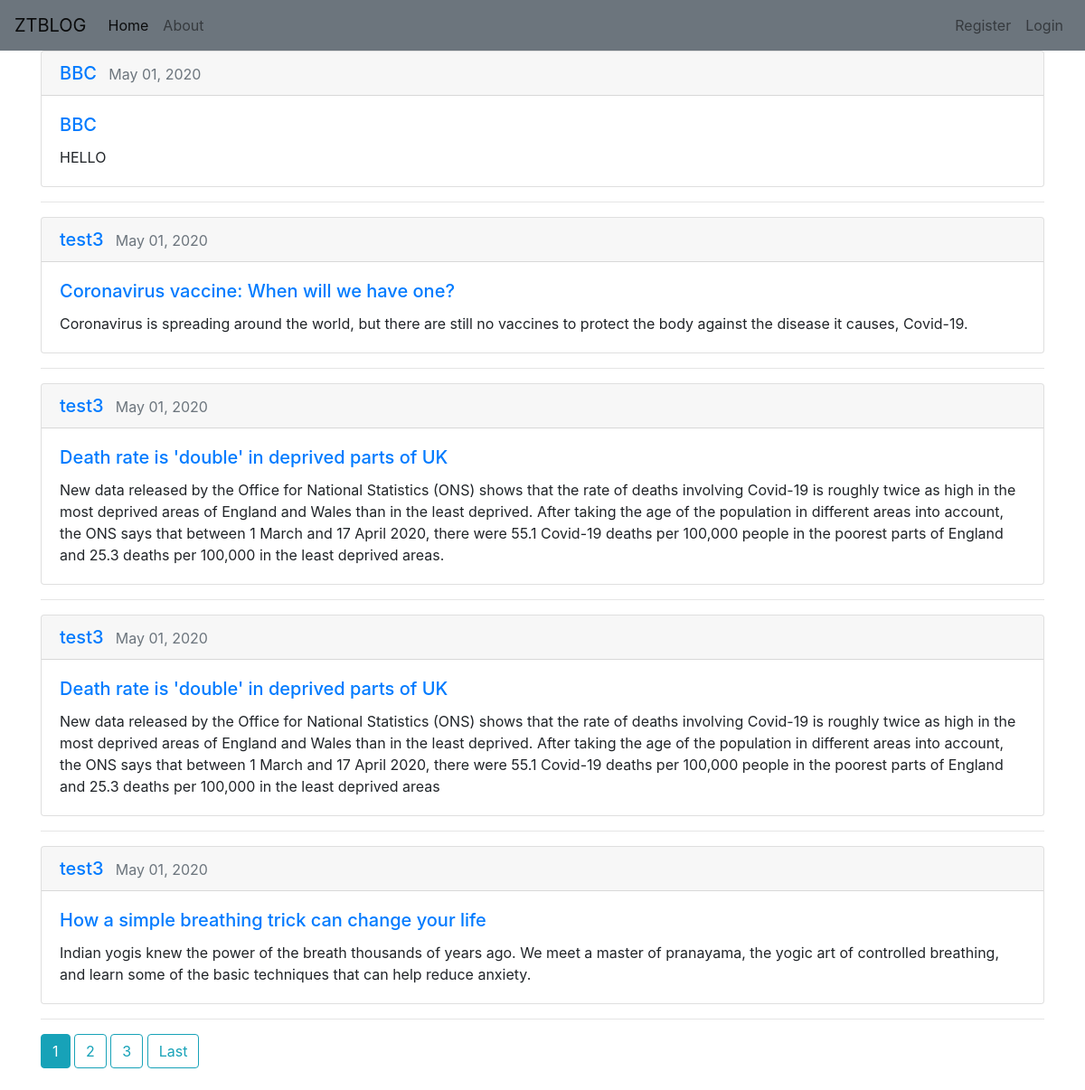
The page / on the database its author committed.
### mysite/models.py (models this page shows, shortened)
class Post(models.Model):
    title = models.CharField(max_length=255)
    content = models.TextField()
    date = models.DateTimeField(default=timezone.now)
    author = models.ForeignKey(User, on_delete=models.CASCADE)

### mysite/views.py (the view)
# urls.py: path('', PostListView.as_view(), name='site-home'),
class PostListView(ListView):
    model = Post
    template_name = 'home.html'
    context_object_name = 'posts'
    ordering = ['-date']
    paginate_by = 5

### mysite/templates/home.html (shortened to what this page needs)
{% extends 'base.html'%}
{% block content%}
{%for post in posts%}
<div class="card">
  <h5 class="card-header"><a class="mr-2" href="{% url 'user-posts' post.author.username %}">{{ post.author }}</a>
  <small class="text-muted">{{ post.date|date:"F d, Y " }}</small></h5>
  <div class="card-body">
    <h5 class="card-title"><a class="article-title" href="{% url 'post-detail' post.id %}">{{ post.title }}</a></h5>
    <p class="card-text">{{ post.content }}</p>
  </div>
</div>
<hr>
{% endfor%}
    {% if is_paginated %}
      {% for num in page_obj.paginator.page_range %}
        {% if page_obj.number == num %}
          <a class="btn btn-info mb-4" href="?page={{ num }}">{{ num }}</a>
        {% elif num > page_obj.number|add:'-3' and num < page_obj.number|add:'3' %}
          <a class="btn btn-outline-info mb-4" href="?page={{ num }}">{{ num }}</a>
        {% endif %}
      {% endfor %}
      {% if page_obj.has_next %}
        <a class="btn btn-outline-info mb-4" href="?page={{ page_obj.paginator.num_pages }}">Last</a>
      {% endif %}
    {% endif %}
{% endblock %}

### mysite/templates/base.html (shortened to what this page needs)
<!DOCTYPE html>
<html lang="en">
<head>
    <link rel="stylesheet" href="https://stackpath.bootstrapcdn.com/bootstrap/4.4.1/css/bootstrap.min.css"
>
</head>
<body>
<nav class="navbar navbar-expand-lg navbar-light bg-secondary">
    <a class="navbar-brand" href="{% url 'site-home' %}">ZTBLOG</a>
    <div class="collapse navbar-collapse" id="navbarNavAltMarkup">
        <div class="navbar-nav">
            <a class="nav-item nav-link active" href="{% url 'site-home' %}">Home <span class="sr-only">(current)</span></a>
            <a class="nav-item nav-link" href="{% url 'site-about' %}">About</a>
        </div>
    </div>
    <div class="navbar-nav">
        {% if user.is_authenticated%}
        <a class="nav-item nav-link" href="{% url 'post-create'%}">New Post</a>
        <a class="nav-item nav-link" href="/profile">Profile</a>
        <a class="nav-item nav-link" href="/logout">Logout</a>
        {% else %}
        <a class="nav-item nav-link" href="{% url 'register' %}">Register</a>
        <a class="nav-item nav-link" href="/login">Login</a>
        {% endif %}
    </div>
</nav>
<div class="container">
    {% block content%}
    {% endblock%}
</div>
</body>
</html>

### rows shown on the page
Post: author "BBC", date "May 01, 2020", title "BBC", content "HELLO"
Post: author "test3", date "May 01, 2020", title "Coronavirus vaccine: When will we have one?", content "Coronavirus is spreading around the world, but there are still no vaccines to protect the body against the disease it causes, Covid-19."
Post: author "test3", date "May 01, 2020", title "Death rate is 'double' in deprived parts of UK", content "New data released by the Office for National Statistics (ONS) shows that the rate of deaths involving Covid-19 is roughly twice as high in the most deprived areas of England and Wales than in the least deprived. After taking the age of the population in different areas into account, the ONS says that between 1 March and 17 April 2020, there were 55.1 Covid-19 deaths per 100,000 people in the poorest parts of England and 25.3 deaths per 100,000 in the least deprived areas."
Post: author "test3", date "May 01, 2020", title "Death rate is 'double' in deprived parts of UK", content "New data released by the Office for National Statistics (ONS) shows that the rate of deaths involving Covid-19 is roughly twice as high in the most deprived areas of England and Wales than in the least deprived. After taking the age of the population in different areas into account, the ONS says that between 1 March and 17 April 2020, there were 55.1 Covid-19 deaths per 100,000 people in the poorest parts of England and 25.3 deaths per 100,000 in the least deprived areas"
Post: author "test3", date "May 01, 2020", title "How a simple breathing trick can change your life", content "Indian yogis knew the power of the breath thousands of years ago. We meet a master of pranayama, the yogic art of controlled breathing, and learn some of the basic techniques that can help reduce anxiety."

### other values the page prints
{{ num }} "1"
{{ num }} "2" "3"
